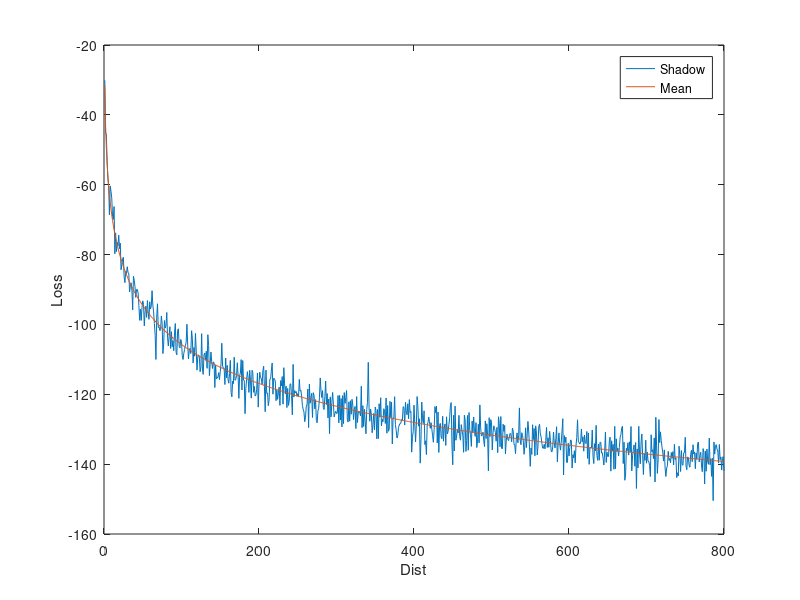

Here is the MATLAB script that generated this plot:
close all; d=1:800; y=-31.54-37.1*log10(d); plot(d, y-normrnd(0,3.65,1,800), d, y); % Calc & Plot
xlabel('Dist'); ylabel('Loss'); legend('Shadow','Mean');
